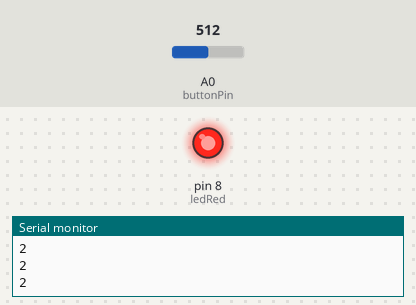
A sketch run on a simulated Arduino Uno, built with avr-gcc and run on an emulated ATmega328P. On the bench: output pins drawn as LEDs (lit = HIGH), the last lines printed to the serial monitor. The inputs (shaded band) are chosen by the test bench; at power-on: A0 (buttonPin) = 512.

Above: at 1.2 s.
1.3 s: A0 (buttonPin) set to 884
2.8 s: A0 (buttonPin) set to 909
At 3.8 s:
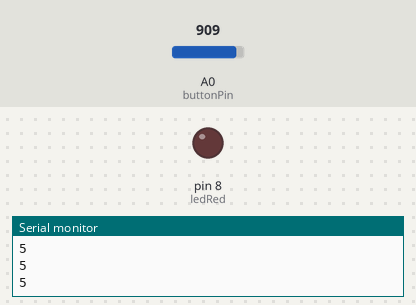
4.3 s: A0 (buttonPin) set to 890
At 5.0 s:
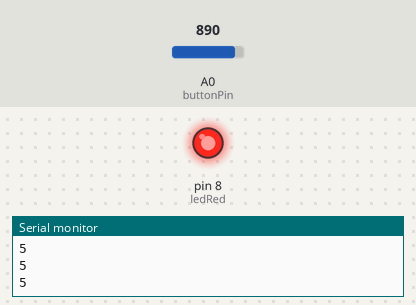
5.8 s: A0 (buttonPin) set to 900
At 6.2 s:
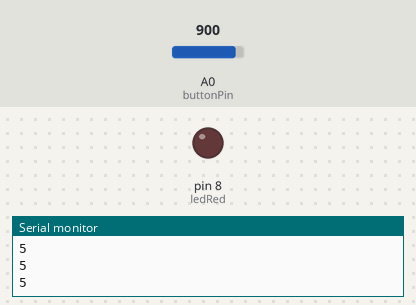
Timing chart, 0 to 8.3 s (numbered marks = the images above; inputs shaded):
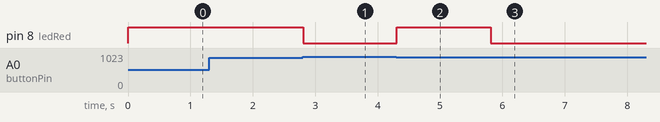

The sketch:

remot_control.ino
```cpp
int buttonPin = A0;     //Button and LED pin numbers
int ledRed = 8;


void setup()
{
    pinMode(ledRed, OUTPUT);
    Serial.begin(9600);           //Serial monitor used to determine limit values
}

void loop() {
  int temp = analogRead(buttonPin);   //Read the analogue input
//  Serial.println(temp);               //Display the read value in the Serial monitor
  if (temp < 400)                     //Lower limit for first button - if below this limit then no button is pushed and LEDs are turned off
  {
    Serial.println("1");
    digitalWrite(ledRed, HIGH);
  }
  else if (400 <= temp && temp < 600)                //First button limit - if below this limit but above previous limit then the first button is pressed
  {
    Serial.println("2");
    digitalWrite(ledRed, HIGH);

  }
  else if (600 <= temp && temp < 700)                //Second button limit
  {
    Serial.println("3");
    digitalWrite(ledRed, HIGH);

  }
  else if (700 <= temp && temp < 800)                //Third button limit
  {
    Serial.println("4");
    digitalWrite(ledRed, HIGH);

  }else if (800 <= temp && temp < 900)                //Third button limit
  {
    Serial.println("5");
    digitalWrite(ledRed, HIGH);

  }else{
    digitalWrite(ledRed, LOW);
  }
  delay(100);                         //Delay for stability
}
```

Measured:
- the behaviour switches between 899 and 900 on A0 (buttonPin) (found by bisection; images 0 and 1)
- after the input at 2.8 s, pin 8 (ledRed): HIGH → LOW at once
- after the input at 4.3 s, pin 8 (ledRed): LOW → HIGH at once
- after the input at 5.8 s, pin 8 (ledRed): HIGH → LOW at once
